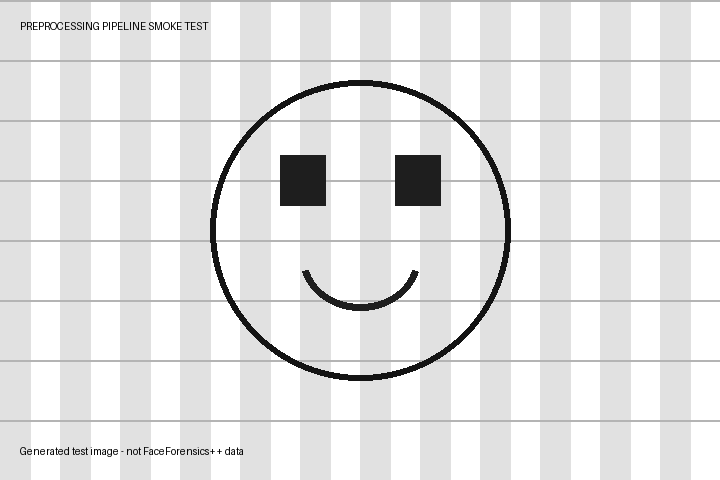
#> input picture evidence/generated_test_image.png, 720 x 480 px, found by its file name
$ jupyter execute 01_preprocessing_demo.ipynb
#> lines starting #> are read from the running program, lines starting #| are printed output that depends on the picture
#> further down, im is the input picture: PIL image 720x480 RGB; min 1, max 255, mean 230
### src/transformations.py
from io import BytesIO
from PIL import Image, ImageFilter, ImageEnhance

def jpeg_compress(image: Image.Image, quality: int = 50) -> Image.Image:
    """Re-encode an image as JPEG at the requested quality."""
#> called with quality = 35
    buffer = BytesIO()
    image.convert("RGB").save(buffer, format="JPEG", quality=quality)
    buffer.seek(0)
    return Image.open(buffer).convert("RGB")

def center_crop(image: Image.Image, crop_fraction: float = 0.80) -> Image.Image:
    """Keep the center portion of an image."""
#> called with crop_fraction = 0.8
    if not 0 < crop_fraction <= 1:
        raise ValueError("crop_fraction must be in (0, 1].")
    w, h = image.size
#> w = 720; h = 480
    nw, nh = int(w * crop_fraction), int(h * crop_fraction)
#> nw = 576; nh = 384
    left = (w - nw) // 2
#> left = 72
    top = (h - nh) // 2
#> top = 48
    return image.crop((left, top, left + nw, top + nh))
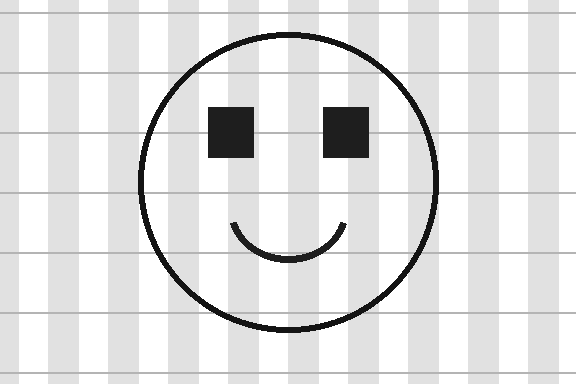
#> returned value: PIL image 576x384 RGB; min 20, max 255, mean 226.6

def resize_roundtrip(image: Image.Image, scale: float = 0.50) -> Image.Image:
    """Downscale and then resize back to the original dimensions."""
#> called with scale = 0.5
    if not 0 < scale <= 1:
        raise ValueError("scale must be in (0, 1].")
    w, h = image.size
#> w = 720; h = 480
    small = image.resize((max(1, int(w * scale)), max(1, int(h * scale))), Image.Resampling.LANCZOS)
    return small.resize((w, h), Image.Resampling.LANCZOS)
#> returned value: PIL image 720x480 RGB

def gaussian_blur(image: Image.Image, radius: float = 2.0) -> Image.Image:
#> called with radius = 2
    return image.filter(ImageFilter.GaussianBlur(radius=radius))
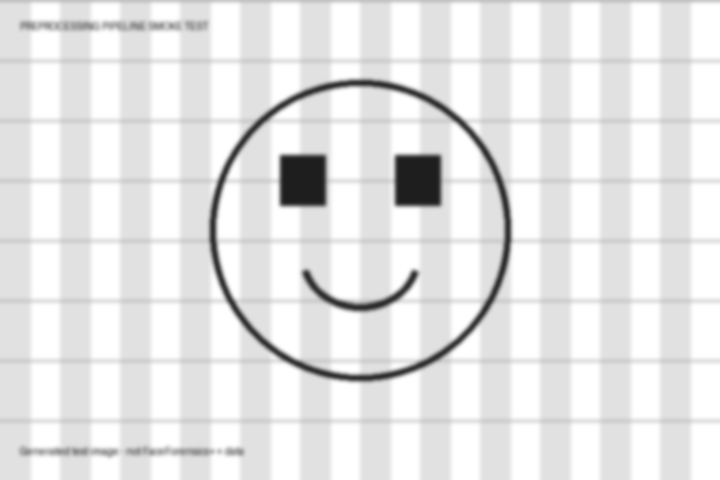
#> returned value: PIL image 720x480 RGB; min 30, max 255, mean 230

def contrast_filter(image: Image.Image, factor: float = 1.35) -> Image.Image:
#> called with factor = 1.35
    return ImageEnhance.Contrast(image).enhance(factor)

def screenshot_like(image: Image.Image, scale: float = 0.72, jpeg_quality: int = 88) -> Image.Image:
    """
    Approximate a common screenshot/re-share pipeline by resampling the image
    and re-encoding it. This is a controlled proxy, not a literal OS screenshot.
    """
    transformed = resize_roundtrip(image, scale=scale)
    return jpeg_compress(transformed, quality=jpeg_quality)

TRANSFORMATIONS = {
    # JPEG compression
    "jpeg_q70": lambda image: jpeg_compress(image, quality=70),
    "jpeg_q50": lambda image: jpeg_compress(image, quality=50),
    "jpeg_q30": lambda image: jpeg_compress(image, quality=30),

    # Cropping
    "crop_90": lambda image: center_crop(image, crop_fraction=0.90),
    "crop_80": lambda image: center_crop(image, crop_fraction=0.80),
    "crop_70": lambda image: center_crop(image, crop_fraction=0.70),

    # Resizing
    "resize_75": lambda image: resize_roundtrip(image, scale=0.75),
    "resize_50": lambda image: resize_roundtrip(image, scale=0.50),
    "resize_30": lambda image: resize_roundtrip(image, scale=0.30),

    # Gaussian blur
    "blur_r1": lambda image: gaussian_blur(image, radius=1.0),
    "blur_r2": lambda image: gaussian_blur(image, radius=2.0),
    "blur_r4": lambda image: gaussian_blur(image, radius=4.0),
}

### notebooks/01_preprocessing_demo.ipynb
# Preprocessing and dataset exploration
This notebook is for the FaceForensics++ robustness project. Start with c23 originals and Deepfakes.

[cell 1]
from pathlib import Path
from PIL import Image
import matplotlib.pyplot as plt
from src.transformations import jpeg_compress, center_crop, resize_roundtrip, gaussian_blur, contrast_filter, screenshot_like

## Dataset checks
After FaceForensics++ is downloaded, set `REAL_DIR` and `FAKE_DIR` to extracted frame folders.

[cell 2]
REAL_DIR = Path('data/frames/real')
FAKE_DIR = Path('data/frames/fake')
real_images = sorted(REAL_DIR.glob('*.jpg')) + sorted(REAL_DIR.glob('*.png'))
fake_images = sorted(FAKE_DIR.glob('*.jpg')) + sorted(FAKE_DIR.glob('*.png'))
print('real frames:', len(real_images))
print('fake frames:', len(fake_images))

## Transformation preview
Use a held-out frame here once the dataset is available.

[cell 3]
sample_path = real_images[0] if real_images else Path('evidence/generated_test_image.png')
im = Image.open(sample_path).convert('RGB')
variants = {
    'baseline': im,
    'jpeg_q35': jpeg_compress(im, 35),
    'crop_80': center_crop(im, 0.80),
    'resize_50': resize_roundtrip(im, 0.50),
    'blur_2': gaussian_blur(im, 2.0),
    'contrast_1.35': contrast_filter(im, 1.35),
    'screenshot_proxy': screenshot_like(im),
}
for name, image in variants.items():
    print(name, image.size)
#> this loop made 7 passes
#> name on passes 1 to 7: 'baseline', 'jpeg_q35', 'crop_80', 'resize_50', 'blur_2', 'contrast_1.35', 'screenshot_proxy'
#| baseline (720, 480)
#| jpeg_q35 (720, 480)
#| crop_80 (576, 384)
#| resize_50 (720, 480)
#| blur_2 (720, 480)
#| contrast_1.35 (720, 480)
#| screenshot_proxy (720, 480)

$ run again, with evidence/faceforensics_transformations.png copied over evidence/generated_test_image.png
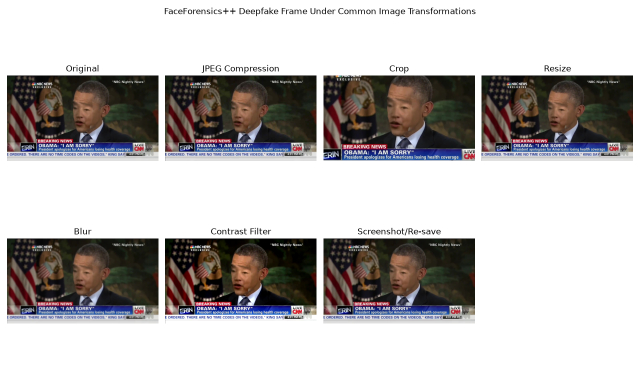
#> input picture evidence/faceforensics_transformations.png, 1280 x 764 px, found by its file name (shown at 1/2 size)
#> in center_crop, `w, h = image.size`: w = 1280; h = 764
#> nw = 1024; nh = 611
#> left = 128
#> top = 76
#> in center_crop, `return image.crop((left, top, left + nw, top + nh))`:
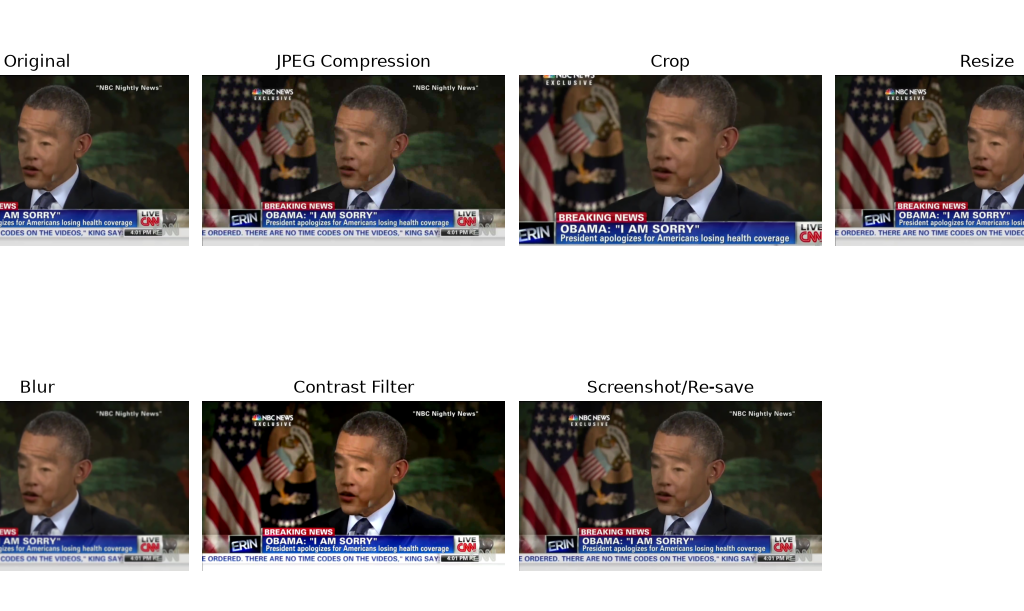
#> returned value: PIL image 1024x611 RGB; mean R, G, B 167.7, 163.4, 162.5
#> in resize_roundtrip, `w, h = image.size`: w = 1280; h = 764
#> in resize_roundtrip (call 2), `small = image.resize((max(1, int(w * scale)), max(1, int(h * scale))),..`:
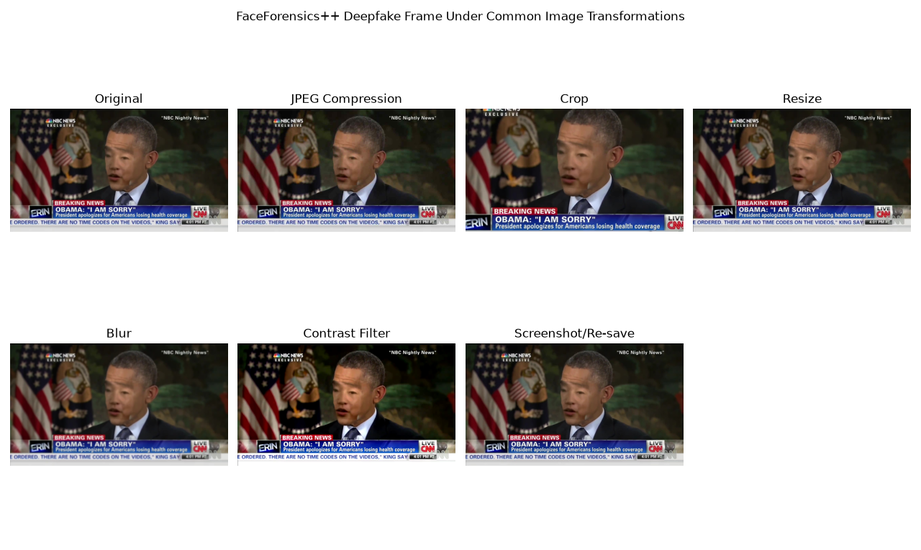
#> small: PIL image 921x550 RGB; mean R, G, B 187.9, 184.5, 183.8
#> the loop `for name, image in variants.items():` made 7 passes
#> name on passes 1 to 7: 'baseline', 'jpeg_q35', 'crop_80', 'resize_50', 'blur_2', 'contrast_1.35', 'screenshot_proxy'
#> (printed output is left out)
